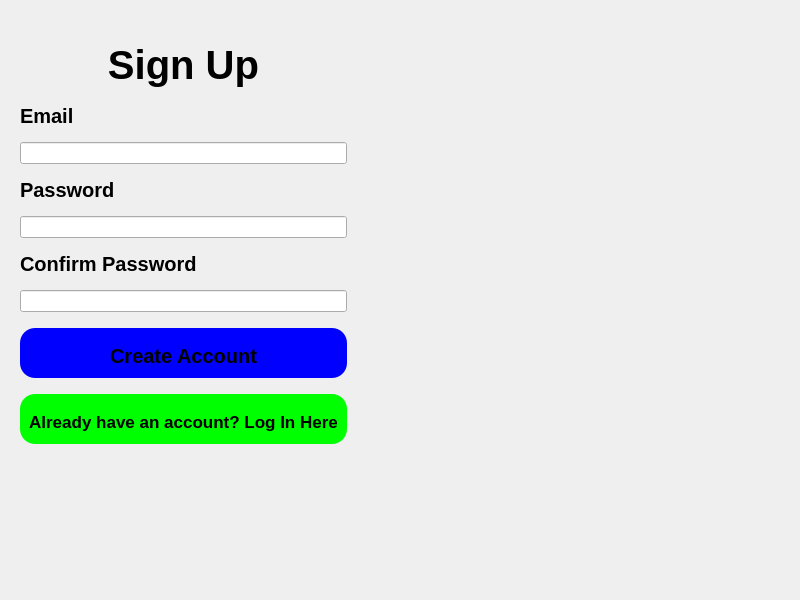
<?xml version="1.0" encoding="UTF-8"?>
<ui version="4.0">
 <class>MainWindow</class>
 <widget class="QMainWindow" name="MainWindow">
  <property name="geometry">
   <rect>
    <x>0</x>
    <y>0</y>
    <width>800</width>
    <height>600</height>
   </rect>
  </property>
  <property name="windowTitle">
   <string>MainWindow</string>
  </property>
  <widget class="QWidget" name="centralwidget">
   <widget class="QWidget" name="verticalLayoutWidget">
    <property name="geometry">
     <rect>
      <x>20</x>
      <y>30</y>
      <width>327</width>
      <height>431</height>
     </rect>
    </property>
    <layout class="QVBoxLayout" name="verticalLayout">
     <item>
      <widget class="QLabel" name="label">
       <property name="maximumSize">
        <size>
         <width>16777215</width>
         <height>50</height>
        </size>
       </property>
       <property name="font">
        <font>
         <pointsize>30</pointsize>
         <weight>75</weight>
         <bold>true</bold>
        </font>
       </property>
       <property name="text">
        <string>Sign Up</string>
       </property>
       <property name="alignment">
        <set>Qt::AlignCenter</set>
       </property>
      </widget>
     </item>
     <item>
      <widget class="QLabel" name="label_2">
       <property name="maximumSize">
        <size>
         <width>16777215</width>
         <height>20</height>
        </size>
       </property>
       <property name="font">
        <font>
         <pointsize>15</pointsize>
         <weight>75</weight>
         <bold>true</bold>
        </font>
       </property>
       <property name="text">
        <string>Email</string>
       </property>
      </widget>
     </item>
     <item>
      <widget class="QLineEdit" name="email"/>
     </item>
     <item>
      <widget class="QLabel" name="label_3">
       <property name="maximumSize">
        <size>
         <width>16777215</width>
         <height>20</height>
        </size>
       </property>
       <property name="font">
        <font>
         <pointsize>15</pointsize>
         <weight>75</weight>
         <bold>true</bold>
        </font>
       </property>
       <property name="text">
        <string>Password</string>
       </property>
      </widget>
     </item>
     <item>
      <widget class="QLineEdit" name="password">
       <property name="echoMode">
        <enum>QLineEdit::Password</enum>
       </property>
      </widget>
     </item>
     <item>
      <widget class="QLabel" name="label_4">
       <property name="maximumSize">
        <size>
         <width>16777215</width>
         <height>20</height>
        </size>
       </property>
       <property name="font">
        <font>
         <pointsize>15</pointsize>
         <weight>75</weight>
         <bold>true</bold>
        </font>
       </property>
       <property name="text">
        <string>Confirm Password</string>
       </property>
      </widget>
     </item>
     <item>
      <widget class="QLineEdit" name="confirmPassword">
       <property name="echoMode">
        <enum>QLineEdit::Password</enum>
       </property>
      </widget>
     </item>
     <item>
      <widget class="QPushButton" name="signup_btn">
       <property name="maximumSize">
        <size>
         <width>16777215</width>
         <height>50</height>
        </size>
       </property>
       <property name="font">
        <font>
         <pointsize>15</pointsize>
         <weight>75</weight>
         <bold>true</bold>
        </font>
       </property>
       <property name="styleSheet">
        <string notr="true">
   background-color: #0000FF;
   padding: 10px, 5px;
   border-radius: 15px;</string>
       </property>
       <property name="text">
        <string>Create Account</string>
       </property>
      </widget>
     </item>
     <item>
      <widget class="QPushButton" name="login_btn">
       <property name="maximumSize">
        <size>
         <width>16777215</width>
         <height>50</height>
        </size>
       </property>
       <property name="font">
        <font>
         <pointsize>13</pointsize>
         <weight>75</weight>
         <bold>true</bold>
        </font>
       </property>
       <property name="styleSheet">
        <string notr="true">
   background-color: #00FF00;
   padding: 10px, 5px;
   border-radius: 15px;</string>
       </property>
       <property name="text">
        <string>Already have an account? Log In Here</string>
       </property>
      </widget>
     </item>
    </layout>
   </widget>
  </widget>
 </widget>
 <resources/>
 <connections/>
</ui>
